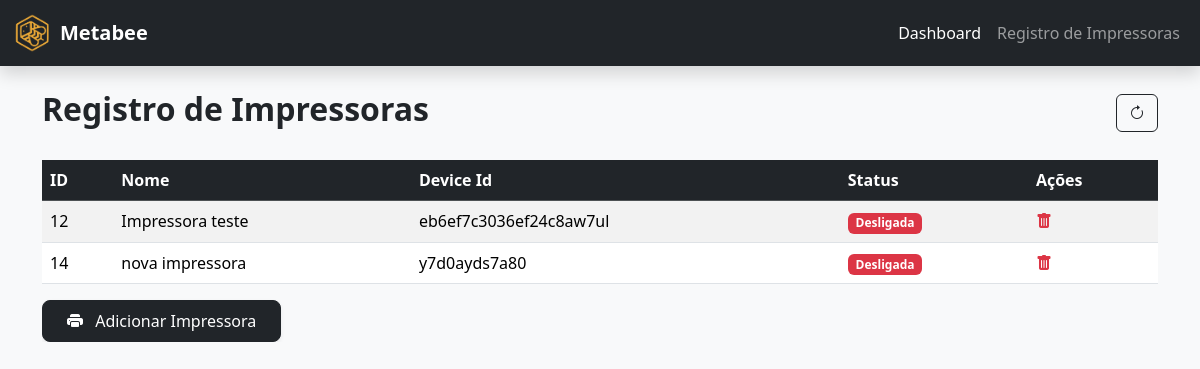
The app's page /manage_printers, older data.
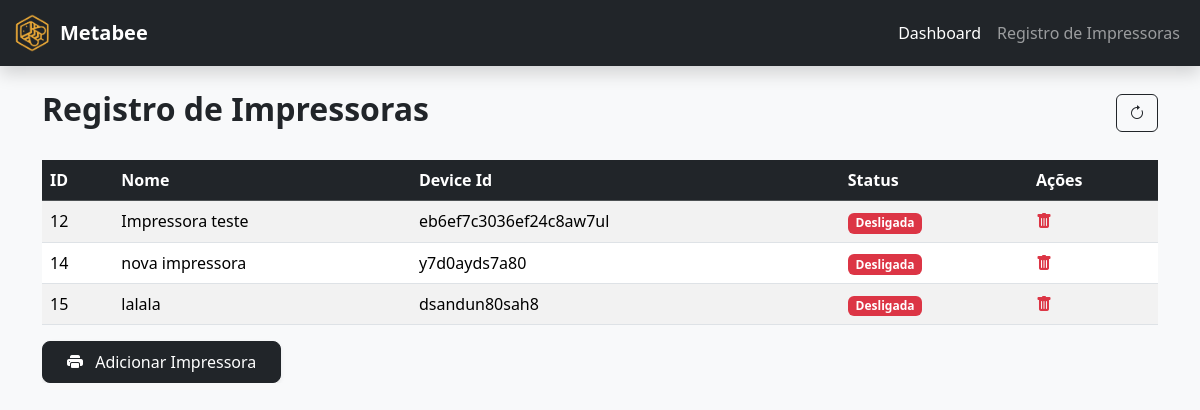
The same page, newer data.
### metabee_app/models.py (models this page shows)
class Printer(models.Model):
    name = models.CharField(max_length=100, default="Default Printer")
    status = models.IntegerField(validators=[MinValueValidator(0), MaxValueValidator(2)], default=0)
    device_id = models.CharField(max_length=100, default="0")

### metabee_app/views.py (the view)
# urls.py: path('manage_printers', views.manage_printers, name="manage_printers"),
def manage_printers(request):
    printers = Printer.objects.all()
    context = {'printers': printers}
    return render(request, "manage_printers.html", context)

### metabee_app/templates/manage_printers.html (shortened to what this page needs)
{% extends 'layout.html' %}
{% load static %}
{% block content %}
  <div class="container py-4">
    <div class="d-flex justify-content-between align-items-center mb-4">
      <h2 class="fw-bold">Registro de Impressoras</h2>
      <button class="btn btn-outline-dark" onclick="location.reload()"><i class="bi bi-arrow-clockwise"></i></button>
    </div>
    <div class="table-responsive">
      <table class="table table-striped table-hover align-middle">
        <thead class="table-dark">
          <tr>
            <th>ID</th>
            <th>Nome</th>
            <th>Device Id</th>
            <th>Status</th>
            <th>Ações</th>
          </tr>
        </thead>
        <tbody>
          {% if printers %}
            {% for printer in printers %}
              <tr>
                <td>{{ printer.id }}</td>
                <td>{{ printer.name }}</td>
                <td>{{ printer.device_id }}</td>
                <td>
                  {% if printer.status == 0 %}
                    <span class="badge bg-danger">Desligada</span>
                  {% elif printer.status == 1 %}
                    <span class="badge bg-success">Livre</span>
                  {% elif printer.status == 2 %}
                    <span class="badge bg-warning">Operando</span>
                  {% endif %}
                </td>
                <td>
                  <a href="{% url 'delete_printer' printer.id %}" class="text-danger" title="Remover"><i class="bi bi-trash-fill"></i></a>
                </td>
              </tr>
            {% endfor %}
          {% else %}
            <tr>
              <td colspan="4" class="text-center">Nenhuma impressora cadastrada.</td>
            </tr>
          {% endif %}
        </tbody>
      </table>
      <a href="{% url 'add_printer' %}">
        <button class="btn btn-dark px-4 py-2 rounded-3 shadow-sm"><i class="bi bi-printer-fill me-2"></i> Adicionar Impressora</button>
      </a>
    </div>
  </div>
{% endblock %}

Row changes from the older to the newer data that the page shows:
added Printer: id "15", name "lalala", device_id "dsandun80sah8", status "Desligada"
